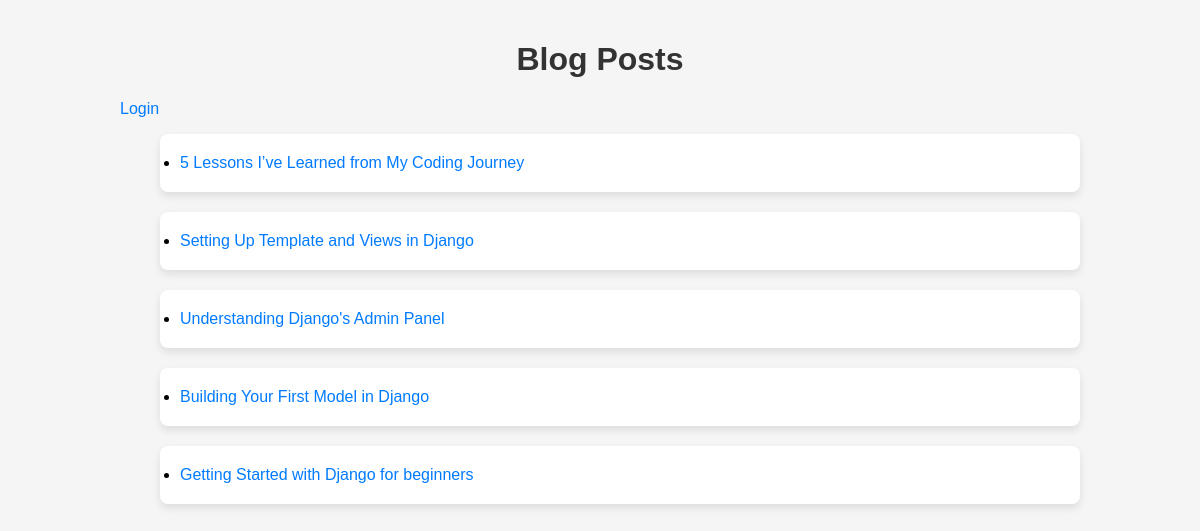
The page / on the database its author committed.
### blog/models.py (models this page shows, shortened)
class Post(models.Model):
    title = models.CharField(max_length=200)                   # Title of the blog post
    content = models.TextField()                               # Content of the post
    author = models.ForeignKey(User, on_delete=models.CASCADE) # Author of the post
    created_at = models.DateTimeField(default=timezone.now)    # Creation date and time
    updated_at = models.DateTimeField(auto_now=True)           # Date and time of the last update

### blog/views.py (the view)
# urls.py: path('', views.post_list, name='post_list'),
def post_list(request):
    posts = Post.objects.all().order_by('-created_at')  # Ordering posts by creation date, newest first
    return render(request, 'blog/post_list.html', {'posts': posts})

### blog/templates/blog/post_list.html (shortened to what this page needs)
{% load static %}
<html lang="en">
<head>
    <link rel="stylesheet" href="{% static 'blog/styles.css' %}">
</head>
<body>
    <div class="container">
        <h1>Blog Posts</h1>
        {% if user.is_authenticated %}
        <a href="{% url 'create_post' %}">Create New Post</a>
        <a href="{% url 'logout' %}">Logout</a>
        {% else %}
        <a href="{% url 'login' %}">Login</a>
        {% endif %}
        <ul>
            {% for post in posts %}
            <div class="post">
                <li>
                    <a href="{% url 'post_detail' post_id=post.id %}">{{ post.title }}</a>
                </li>
            </div>
            {% endfor %}
        </ul>
    </div>
</body>
</html>

### blog/static/blog/styles.css (style rules this page uses)
body { font-family: Arial, sans-serif; background-color: #f5f5f5; margin: 0; padding: 0; }
h1, h2, h3 { color: #333; text-align: center; }
a { color: #007bff; text-decoration: none; }
.container { width: 80%; margin: 0 auto; padding: 20px; }
.post { background-color: #fff; padding: 20px; margin-bottom: 20px; border-radius: 8px; box-shadow: 0 4px 8px rgba(0, 0, 0, 0.1); }

### rows shown on the page
Post: title "5 Lessons I’ve Learned from My Coding Journey"
Post: title "Setting Up Template and Views in Django"
Post: title "Understanding Django's Admin Panel"
Post: title "Building Your First Model in Django"
Post: title "Getting Started with Django for beginners"
